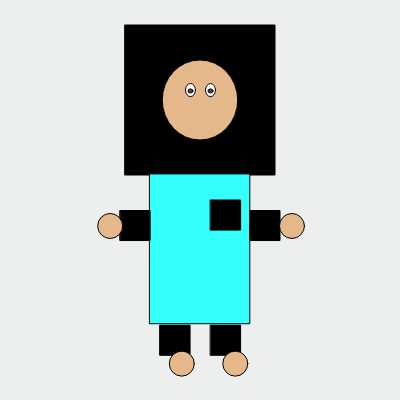
Frame 1 (no input)
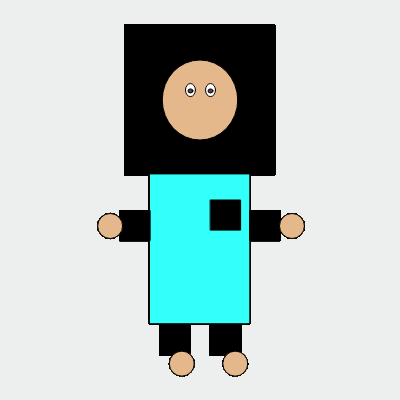
Frame 60 (no input)
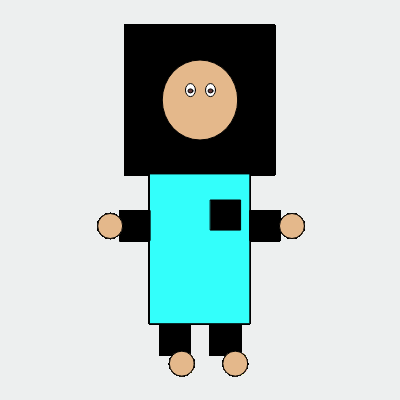
Frame 120 (the mouse pressed at the canvas centre since frame 60)

The p5.js sketch that drew these frames (run headless with seeded random() and noise() and a simulated clock; from frame 60 on, the mouse is pressed at the canvas centre):

// p5.js sketch
// ── sketch.js
function setup() {
    createCanvas(400,400);
    background(237,239,239);
    //noStroke();
    //strokeWeight()
  }
  
  function draw() {
    let x = width/2
    let y = height/4
  
    //face
   fill(0,0,0)
  square(125,25,150);
    
     fill (228,184,139)
  ellipse(x,y,width/5.3,width/5)
  
    //eyes
    fill (255)
    ellipse (width/1.9,width/4.44,width/40,width/30.7)
    ellipse (width/2.10,width/4.44,width/40,width/30.7)
    
    //iris
    fill (width/3.88,width/6.8,width/6.8)
    ellipse (width/1.9,width/4.4,width/80,width/100)
    ellipse (width/2.10,width/4.4,width/80,width/100)
    
   // fill (228,184,139)
    beginShape();   
   vertex(200,95) 
   curveVertex (200,105)
    curveVertex (205,110)
    
    
     fill(51,255,251)
   rect(width/2.67,width/2.3,width/4,width/2.67)
    
    fill (0)
     square (width/1.9,width/2,width/13.3);
  fill (0)  
   rect (width/2.5,width/1.23,width/13.3,width/13.3)
    rect (width/1.9,width/1.23,width/13.3,width/13.3)
    
    fill (228,184,139)
    ellipse(width/1.7,width/1.10,width/16,width/16)
    ellipse(width/2.2,width/1.10,width/16,width/16)
    
    //sleeves (right,left)
       fill (0)
  
    rect (width/1.6,width/1.9,width/13.33,width/13.33)
  rect (width/3.33,width/1.9,width/13.33,width/13.33)
    
    point 
    //hands (right,left)
   
    fill (228,184,139)
    
   ellipse(width/1.37, width/1.77,width/16,width/16)
    ellipse(width/3.63,width/1.77,width/16,width/16)
    
  
  }
  
  
